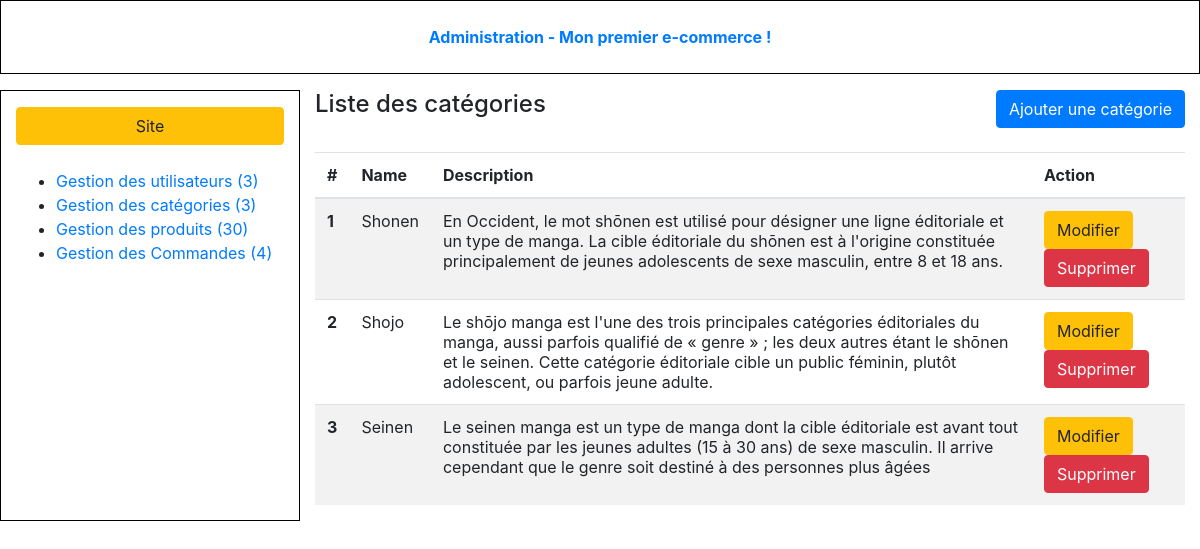
The page /admin/index.php?controller=categories&action=list (signed in) on the database its author committed.
### tables this page shows
CREATE TABLE IF NOT EXISTS `categories` (
  `id` int(11) NOT NULL AUTO_INCREMENT,
  `name` varchar(255) NOT NULL,
  `description` text NOT NULL,
  `image` text,
  PRIMARY KEY (`id`)
);

### admin/models/Category.php (called while the page is built, shortened)
<?php
function getAllCategory(){
    $db = dbConnect();
    $query = $db->query('SELECT * FROM categories');
    $result = $query->fetchAll();
    return $result;
}

### admin/views/categoryViews/categoryList.php (the view, shortened to what this page needs)
<!DOCTYPE html>
<html>
<head>
</head>
<body class="index-body">
<div class="container-fluid">
    <?php require 'assets/partials/header.php' ?>
    <div class="row my-3 index-content">
        <?php require 'assets/partials/nav.php' ?>
        <section class="col-9">
            <header class="pb-4 d-flex justify-content-between">
                <h4>Liste des catégories</h4>
                <a class="btn btn-primary" href="index.php?controller=categories&action=new">Ajouter une catégorie</a>
            </header>
            <table class="table table-striped">
                <thead>
                <tr>
                    <th>#</th>
                    <th>Name</th>
                    <th>Description</th>
                    <th>Action</th>
                </tr>
                </thead>
                <tbody>
                    <?php foreach ($categories as $category) : ?>
                        <tr>
                            <th><?= $category['id'] ?></th>
                            <td><?= $category['name'] ?></td>
                            <td><?= $category['description'] ?></td>
                            <td>
                                <a href="index.php?controller=categories&action=edit&id=<?= $category['id'] ?>" class="btn btn-warning">Modifier</a>
                                <a onclick="return confirm('Are you sure?')" href="index.php?controller=categories&action=delete&id=<?= $category['id'] ?>" class="btn btn-danger">Supprimer</a>
                            </td>
                        </tr>
                    <?php endforeach; ?>
                </tbody>
            </table>
        </section>
    </div>
</div>
</body>
</html>

### rows shown on the page
categories: id "1", name "Shonen", description "En Occident, le mot shōnen est utilisé pour désigner une ligne éditoriale et un type de manga. La cible éditoriale du shōnen est à l'origine constituée principalement de jeunes adolescents de sexe masculin, entre 8 et 18 ans."
categories: id "2", name "Shojo", description "Le shōjo manga est l'une des trois principales catégories éditoriales du manga, aussi parfois qualifié de « genre » ; les deux autres étant le shōnen et le seinen. Cette catégorie éditoriale cible un public féminin, plutôt adolescent, ou parfois jeune adulte."
categories: id "3", name "Seinen", description "Le seinen manga est un type de manga dont la cible éditoriale est avant tout constituée par les jeunes adultes (15 à 30 ans) de sexe masculin. Il arrive cependant que le genre soit destiné à des personnes plus âgées"

### other values the page prints
$nbUser "3"
$nbCategory "3"
$nbProducts "30"
$nbOrders "4"
